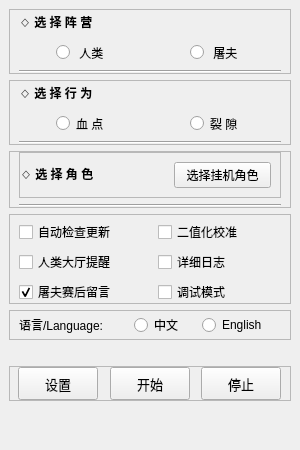
<?xml version="1.0" encoding="UTF-8"?>
<ui version="4.0">
 <class>MainWindow</class>
 <widget class="QMainWindow" name="MainWindow">
  <property name="geometry">
   <rect>
    <x>0</x>
    <y>0</y>
    <width>300</width>
    <height>450</height>
   </rect>
  </property>
  <property name="sizePolicy">
   <sizepolicy hsizetype="Expanding" vsizetype="Expanding">
    <horstretch>0</horstretch>
    <verstretch>0</verstretch>
   </sizepolicy>
  </property>
  <property name="minimumSize">
   <size>
    <width>300</width>
    <height>450</height>
   </size>
  </property>
  <property name="maximumSize">
   <size>
    <width>16777215</width>
    <height>16777215</height>
   </size>
  </property>
  <property name="windowTitle">
   <string>DBD_AFK_TOOL Pro</string>
  </property>
  <property name="styleSheet">
   <string notr="true"/>
  </property>
  <widget class="QWidget" name="centralwidget">
   <property name="sizePolicy">
    <sizepolicy hsizetype="Expanding" vsizetype="Expanding">
     <horstretch>0</horstretch>
     <verstretch>0</verstretch>
    </sizepolicy>
   </property>
   <property name="styleSheet">
    <string notr="true"/>
   </property>
   <layout class="QVBoxLayout" name="verticalLayout">
    <property name="bottomMargin">
     <number>0</number>
    </property>
    <item alignment="Qt::AlignTop">
     <widget class="QFrame" name="frame_2">
      <property name="sizePolicy">
       <sizepolicy hsizetype="Expanding" vsizetype="Fixed">
        <horstretch>0</horstretch>
        <verstretch>0</verstretch>
       </sizepolicy>
      </property>
      <property name="minimumSize">
       <size>
        <width>0</width>
        <height>60</height>
       </size>
      </property>
      <property name="maximumSize">
       <size>
        <width>16777215</width>
        <height>16777215</height>
       </size>
      </property>
      <property name="styleSheet">
       <string notr="true"/>
      </property>
      <property name="frameShape">
       <enum>QFrame::StyledPanel</enum>
      </property>
      <property name="frameShadow">
       <enum>QFrame::Raised</enum>
      </property>
      <layout class="QGridLayout" name="gridLayout">
       <property name="topMargin">
        <number>0</number>
       </property>
       <property name="bottomMargin">
        <number>0</number>
       </property>
       <item row="0" column="0" alignment="Qt::AlignLeft|Qt::AlignTop">
        <widget class="QLabel" name="lb_camp">
         <property name="sizePolicy">
          <sizepolicy hsizetype="Expanding" vsizetype="Expanding">
           <horstretch>0</horstretch>
           <verstretch>0</verstretch>
          </sizepolicy>
         </property>
         <property name="minimumSize">
          <size>
           <width>0</width>
           <height>25</height>
          </size>
         </property>
         <property name="maximumSize">
          <size>
           <width>16777215</width>
           <height>16777215</height>
          </size>
         </property>
         <property name="whatsThis">
          <string>&lt;html&gt;&lt;head/&gt;&lt;body&gt;&lt;p&gt;&lt;br/&gt;&lt;/p&gt;&lt;/body&gt;&lt;/html&gt;</string>
         </property>
         <property name="text">
          <string>&lt;html&gt;&lt;head/&gt;&lt;body&gt;&lt;p&gt;&lt;span style=&quot; font-weight:600;&quot;&gt;◇ 选 择 阵 营&lt;/span&gt;&lt;/p&gt;&lt;/body&gt;&lt;/html&gt;</string>
         </property>
        </widget>
       </item>
       <item row="1" column="0" alignment="Qt::AlignHCenter|Qt::AlignVCenter">
        <widget class="QRadioButton" name="rb_survivor">
         <property name="sizePolicy">
          <sizepolicy hsizetype="Expanding" vsizetype="Expanding">
           <horstretch>0</horstretch>
           <verstretch>0</verstretch>
          </sizepolicy>
         </property>
         <property name="minimumSize">
          <size>
           <width>0</width>
           <height>20</height>
          </size>
         </property>
         <property name="maximumSize">
          <size>
           <width>16777215</width>
           <height>16777215</height>
          </size>
         </property>
         <property name="text">
          <string> 人类</string>
         </property>
        </widget>
       </item>
       <item row="1" column="1" alignment="Qt::AlignHCenter|Qt::AlignVCenter">
        <widget class="QRadioButton" name="rb_killer">
         <property name="sizePolicy">
          <sizepolicy hsizetype="Expanding" vsizetype="Expanding">
           <horstretch>0</horstretch>
           <verstretch>0</verstretch>
          </sizepolicy>
         </property>
         <property name="minimumSize">
          <size>
           <width>0</width>
           <height>20</height>
          </size>
         </property>
         <property name="maximumSize">
          <size>
           <width>16777215</width>
           <height>16777215</height>
          </size>
         </property>
         <property name="text">
          <string> 屠夫</string>
         </property>
        </widget>
       </item>
       <item row="3" column="0" colspan="2">
        <widget class="Line" name="line">
         <property name="sizePolicy">
          <sizepolicy hsizetype="Expanding" vsizetype="Expanding">
           <horstretch>0</horstretch>
           <verstretch>0</verstretch>
          </sizepolicy>
         </property>
         <property name="orientation">
          <enum>Qt::Horizontal</enum>
         </property>
        </widget>
       </item>
      </layout>
     </widget>
    </item>
    <item alignment="Qt::AlignTop">
     <widget class="QFrame" name="frame_3">
      <property name="sizePolicy">
       <sizepolicy hsizetype="Expanding" vsizetype="Fixed">
        <horstretch>0</horstretch>
        <verstretch>0</verstretch>
       </sizepolicy>
      </property>
      <property name="minimumSize">
       <size>
        <width>0</width>
        <height>60</height>
       </size>
      </property>
      <property name="maximumSize">
       <size>
        <width>16777215</width>
        <height>16777215</height>
       </size>
      </property>
      <property name="styleSheet">
       <string notr="true"/>
      </property>
      <property name="frameShape">
       <enum>QFrame::StyledPanel</enum>
      </property>
      <property name="frameShadow">
       <enum>QFrame::Raised</enum>
      </property>
      <layout class="QGridLayout" name="gridLayout_2">
       <property name="topMargin">
        <number>0</number>
       </property>
       <property name="bottomMargin">
        <number>0</number>
       </property>
       <item row="0" column="0" alignment="Qt::AlignLeft|Qt::AlignTop">
        <widget class="QLabel" name="lb_action_mode">
         <property name="sizePolicy">
          <sizepolicy hsizetype="Expanding" vsizetype="Expanding">
           <horstretch>0</horstretch>
           <verstretch>0</verstretch>
          </sizepolicy>
         </property>
         <property name="minimumSize">
          <size>
           <width>0</width>
           <height>25</height>
          </size>
         </property>
         <property name="text">
          <string>&lt;html&gt;&lt;head/&gt;&lt;body&gt;&lt;p&gt;&lt;span style=&quot; font-weight:600;&quot;&gt;◇ 选 择 行 为&lt;/span&gt;&lt;/p&gt;&lt;/body&gt;&lt;/html&gt;</string>
         </property>
        </widget>
       </item>
       <item row="1" column="1" alignment="Qt::AlignHCenter|Qt::AlignVCenter">
        <widget class="QRadioButton" name="rb_random_mode">
         <property name="sizePolicy">
          <sizepolicy hsizetype="Expanding" vsizetype="Expanding">
           <horstretch>0</horstretch>
           <verstretch>0</verstretch>
          </sizepolicy>
         </property>
         <property name="minimumSize">
          <size>
           <width>0</width>
           <height>20</height>
          </size>
         </property>
         <property name="styleSheet">
          <string notr="true"/>
         </property>
         <property name="text">
          <string>裂 隙</string>
         </property>
        </widget>
       </item>
       <item row="2" column="0" colspan="2">
        <widget class="Line" name="line_2">
         <property name="sizePolicy">
          <sizepolicy hsizetype="Expanding" vsizetype="Expanding">
           <horstretch>0</horstretch>
           <verstretch>0</verstretch>
          </sizepolicy>
         </property>
         <property name="orientation">
          <enum>Qt::Horizontal</enum>
         </property>
        </widget>
       </item>
       <item row="1" column="0" alignment="Qt::AlignHCenter|Qt::AlignVCenter">
        <widget class="QRadioButton" name="rb_fixed_mode">
         <property name="sizePolicy">
          <sizepolicy hsizetype="Expanding" vsizetype="Expanding">
           <horstretch>0</horstretch>
           <verstretch>0</verstretch>
          </sizepolicy>
         </property>
         <property name="minimumSize">
          <size>
           <width>0</width>
           <height>20</height>
          </size>
         </property>
         <property name="text">
          <string>血 点</string>
         </property>
        </widget>
       </item>
      </layout>
     </widget>
    </item>
    <item alignment="Qt::AlignTop">
     <widget class="QFrame" name="frame_4">
      <property name="sizePolicy">
       <sizepolicy hsizetype="Expanding" vsizetype="Fixed">
        <horstretch>0</horstretch>
        <verstretch>0</verstretch>
       </sizepolicy>
      </property>
      <property name="minimumSize">
       <size>
        <width>0</width>
        <height>30</height>
       </size>
      </property>
      <property name="maximumSize">
       <size>
        <width>16777215</width>
        <height>16777215</height>
       </size>
      </property>
      <property name="styleSheet">
       <string notr="true"/>
      </property>
      <property name="frameShape">
       <enum>QFrame::StyledPanel</enum>
      </property>
      <property name="frameShadow">
       <enum>QFrame::Raised</enum>
      </property>
      <layout class="QVBoxLayout" name="verticalLayout_2">
       <property name="topMargin">
        <number>0</number>
       </property>
       <property name="bottomMargin">
        <number>0</number>
       </property>
       <item>
        <widget class="QFrame" name="frame_6">
         <property name="sizePolicy">
          <sizepolicy hsizetype="Expanding" vsizetype="Fixed">
           <horstretch>0</horstretch>
           <verstretch>0</verstretch>
          </sizepolicy>
         </property>
         <property name="frameShape">
          <enum>QFrame::StyledPanel</enum>
         </property>
         <property name="frameShadow">
          <enum>QFrame::Raised</enum>
         </property>
         <layout class="QHBoxLayout" name="horizontalLayout_2">
          <property name="leftMargin">
           <number>0</number>
          </property>
          <property name="rightMargin">
           <number>9</number>
          </property>
          <item>
           <widget class="QLabel" name="lb_select_charactor">
            <property name="sizePolicy">
             <sizepolicy hsizetype="Expanding" vsizetype="Expanding">
              <horstretch>0</horstretch>
              <verstretch>0</verstretch>
             </sizepolicy>
            </property>
            <property name="minimumSize">
             <size>
              <width>0</width>
              <height>25</height>
             </size>
            </property>
            <property name="text">
             <string>&lt;html&gt;&lt;head/&gt;&lt;body&gt;&lt;p&gt;&lt;span style=&quot; font-weight:600;&quot;&gt;◇ 选 择 角 色&lt;/span&gt;&lt;/p&gt;&lt;/body&gt;&lt;/html&gt;</string>
            </property>
           </widget>
          </item>
          <item>
           <spacer name="horizontalSpacer">
            <property name="orientation">
             <enum>Qt::Horizontal</enum>
            </property>
            <property name="sizeType">
             <enum>QSizePolicy::Preferred</enum>
            </property>
            <property name="sizeHint" stdset="0">
             <size>
              <width>50</width>
              <height>10</height>
             </size>
            </property>
           </spacer>
          </item>
          <item>
           <widget class="QPushButton" name="pb_select_cfg">
            <property name="sizePolicy">
             <sizepolicy hsizetype="Expanding" vsizetype="Expanding">
              <horstretch>0</horstretch>
              <verstretch>0</verstretch>
             </sizepolicy>
            </property>
            <property name="minimumSize">
             <size>
              <width>0</width>
              <height>0</height>
             </size>
            </property>
            <property name="maximumSize">
             <size>
              <width>16777215</width>
              <height>16777215</height>
             </size>
            </property>
            <property name="font">
             <font>
              <pointsize>9</pointsize>
             </font>
            </property>
            <property name="styleSheet">
             <string notr="true"/>
            </property>
            <property name="text">
             <string>选择挂机角色</string>
            </property>
            <property name="icon">
             <iconset resource="../pictures.qrc">
              <normaloff>:/mainwindow/picture/choose.gif</normaloff>:/mainwindow/picture/choose.gif</iconset>
            </property>
            <property name="iconSize">
             <size>
              <width>20</width>
              <height>20</height>
             </size>
            </property>
           </widget>
          </item>
         </layout>
        </widget>
       </item>
       <item>
        <widget class="Line" name="line_3">
         <property name="orientation">
          <enum>Qt::Horizontal</enum>
         </property>
        </widget>
       </item>
      </layout>
     </widget>
    </item>
    <item>
     <widget class="QFrame" name="frame_5">
      <property name="sizePolicy">
       <sizepolicy hsizetype="Expanding" vsizetype="Fixed">
        <horstretch>0</horstretch>
        <verstretch>0</verstretch>
       </sizepolicy>
      </property>
      <property name="minimumSize">
       <size>
        <width>0</width>
        <height>75</height>
       </size>
      </property>
      <property name="maximumSize">
       <size>
        <width>16777215</width>
        <height>16777215</height>
       </size>
      </property>
      <property name="styleSheet">
       <string notr="true"/>
      </property>
      <property name="frameShape">
       <enum>QFrame::StyledPanel</enum>
      </property>
      <property name="frameShadow">
       <enum>QFrame::Raised</enum>
      </property>
      <layout class="QGridLayout" name="gridLayout_4">
       <property name="leftMargin">
        <number>9</number>
       </property>
       <property name="topMargin">
        <number>5</number>
       </property>
       <property name="rightMargin">
        <number>0</number>
       </property>
       <property name="bottomMargin">
        <number>0</number>
       </property>
       <item row="3" column="0">
        <widget class="QCheckBox" name="cb_killer_do">
         <property name="enabled">
          <bool>true</bool>
         </property>
         <property name="text">
          <string>屠夫赛后留言</string>
         </property>
         <property name="checkable">
          <bool>true</bool>
         </property>
         <property name="checked">
          <bool>true</bool>
         </property>
        </widget>
       </item>
       <item row="1" column="1">
        <widget class="QCheckBox" name="cb_detailed_log">
         <property name="cursor">
          <cursorShape>WhatsThisCursor</cursorShape>
         </property>
         <property name="toolTip">
          <string>&lt;html&gt;&lt;head/&gt;&lt;body&gt;&lt;p&gt;勾选之后会输出更详细的日志信息&lt;/p&gt;&lt;/body&gt;&lt;/html&gt;</string>
         </property>
         <property name="text">
          <string>详细日志</string>
         </property>
        </widget>
       </item>
       <item row="3" column="1">
        <widget class="QCheckBox" name="cb_debug">
         <property name="cursor">
          <cursorShape>WhatsThisCursor</cursorShape>
         </property>
         <property name="toolTip">
          <string>&lt;html&gt;&lt;head/&gt;&lt;body&gt;&lt;p&gt;只能在自定义游戏中使用此模式&lt;/p&gt;&lt;/body&gt;&lt;/html&gt;</string>
         </property>
         <property name="text">
          <string>调试模式</string>
         </property>
        </widget>
       </item>
       <item row="0" column="0">
        <widget class="QCheckBox" name="cb_autocheck">
         <property name="text">
          <string>自动检查更新</string>
         </property>
        </widget>
       </item>
       <item row="0" column="1">
        <widget class="QCheckBox" name="cb_bvinit">
         <property name="cursor">
          <cursorShape>WhatsThisCursor</cursorShape>
         </property>
         <property name="toolTip">
          <string>&lt;html&gt;&lt;head/&gt;&lt;body&gt;&lt;p&gt;&lt;span style=&quot; font-family:'宋体';&quot;&gt;使用滤镜时,可以选择此功能.重置并校正二值化阈值，提升识别速度&lt;/span&gt;&lt;/p&gt;&lt;/body&gt;&lt;/html&gt;</string>
         </property>
         <property name="text">
          <string>二值化校准</string>
         </property>
        </widget>
       </item>
       <item row="1" column="0">
        <widget class="QCheckBox" name="cb_survivor_do">
         <property name="enabled">
          <bool>true</bool>
         </property>
         <property name="text">
          <string>人类大厅提醒</string>
         </property>
        </widget>
       </item>
      </layout>
     </widget>
    </item>
    <item>
     <widget class="QFrame" name="frame_7">
      <property name="sizePolicy">
       <sizepolicy hsizetype="Expanding" vsizetype="Fixed">
        <horstretch>0</horstretch>
        <verstretch>0</verstretch>
       </sizepolicy>
      </property>
      <property name="minimumSize">
       <size>
        <width>0</width>
        <height>30</height>
       </size>
      </property>
      <property name="maximumSize">
       <size>
        <width>16777215</width>
        <height>16777215</height>
       </size>
      </property>
      <property name="styleSheet">
       <string notr="true"/>
      </property>
      <property name="frameShape">
       <enum>QFrame::StyledPanel</enum>
      </property>
      <property name="frameShadow">
       <enum>QFrame::Raised</enum>
      </property>
      <layout class="QHBoxLayout" name="horizontalLayout">
       <property name="topMargin">
        <number>0</number>
       </property>
       <property name="bottomMargin">
        <number>0</number>
       </property>
       <item>
        <widget class="QLabel" name="lb_language">
         <property name="text">
          <string>语言/Language:</string>
         </property>
        </widget>
       </item>
       <item>
        <spacer name="horizontalSpacer_2">
         <property name="orientation">
          <enum>Qt::Horizontal</enum>
         </property>
         <property name="sizeHint" stdset="0">
          <size>
           <width>40</width>
           <height>20</height>
          </size>
         </property>
        </spacer>
       </item>
       <item alignment="Qt::AlignRight|Qt::AlignVCenter">
        <widget class="QRadioButton" name="rb_chinese">
         <property name="text">
          <string>中文</string>
         </property>
        </widget>
       </item>
       <item>
        <spacer name="horizontalSpacer_3">
         <property name="orientation">
          <enum>Qt::Horizontal</enum>
         </property>
         <property name="sizeHint" stdset="0">
          <size>
           <width>30</width>
           <height>20</height>
          </size>
         </property>
        </spacer>
       </item>
       <item alignment="Qt::AlignRight|Qt::AlignVCenter">
        <widget class="QRadioButton" name="rb_english">
         <property name="text">
          <string>English</string>
         </property>
        </widget>
       </item>
       <item>
        <spacer name="horizontalSpacer_4">
         <property name="orientation">
          <enum>Qt::Horizontal</enum>
         </property>
         <property name="sizeHint" stdset="0">
          <size>
           <width>30</width>
           <height>20</height>
          </size>
         </property>
        </spacer>
       </item>
      </layout>
     </widget>
    </item>
    <item>
     <spacer name="verticalSpacer_2">
      <property name="orientation">
       <enum>Qt::Vertical</enum>
      </property>
      <property name="sizeType">
       <enum>QSizePolicy::Fixed</enum>
      </property>
      <property name="sizeHint" stdset="0">
       <size>
        <width>20</width>
        <height>20</height>
       </size>
      </property>
     </spacer>
    </item>
    <item>
     <widget class="QFrame" name="frame">
      <property name="sizePolicy">
       <sizepolicy hsizetype="Expanding" vsizetype="Fixed">
        <horstretch>0</horstretch>
        <verstretch>0</verstretch>
       </sizepolicy>
      </property>
      <property name="minimumSize">
       <size>
        <width>0</width>
        <height>35</height>
       </size>
      </property>
      <property name="maximumSize">
       <size>
        <width>16777215</width>
        <height>16777215</height>
       </size>
      </property>
      <property name="frameShape">
       <enum>QFrame::StyledPanel</enum>
      </property>
      <property name="frameShadow">
       <enum>QFrame::Raised</enum>
      </property>
      <layout class="QGridLayout" name="gridLayout_5">
       <property name="leftMargin">
        <number>5</number>
       </property>
       <property name="topMargin">
        <number>0</number>
       </property>
       <property name="rightMargin">
        <number>5</number>
       </property>
       <property name="bottomMargin">
        <number>0</number>
       </property>
       <property name="horizontalSpacing">
        <number>4</number>
       </property>
       <property name="verticalSpacing">
        <number>0</number>
       </property>
       <item row="1" column="2" alignment="Qt::AlignHCenter">
        <widget class="QPushButton" name="pb_stop">
         <property name="sizePolicy">
          <sizepolicy hsizetype="Expanding" vsizetype="Expanding">
           <horstretch>0</horstretch>
           <verstretch>0</verstretch>
          </sizepolicy>
         </property>
         <property name="minimumSize">
          <size>
           <width>25</width>
           <height>25</height>
          </size>
         </property>
         <property name="maximumSize">
          <size>
           <width>16777215</width>
           <height>16777215</height>
          </size>
         </property>
         <property name="font">
          <font>
           <pointsize>10</pointsize>
          </font>
         </property>
         <property name="styleSheet">
          <string notr="true"/>
         </property>
         <property name="text">
          <string>停止</string>
         </property>
         <property name="icon">
          <iconset resource="../pictures.qrc">
           <normaloff>:/stop/picture/shutdown.gif</normaloff>:/stop/picture/shutdown.gif</iconset>
         </property>
         <property name="iconSize">
          <size>
           <width>20</width>
           <height>20</height>
          </size>
         </property>
        </widget>
       </item>
       <item row="1" column="1" alignment="Qt::AlignHCenter">
        <widget class="QPushButton" name="pb_start">
         <property name="sizePolicy">
          <sizepolicy hsizetype="Expanding" vsizetype="Expanding">
           <horstretch>0</horstretch>
           <verstretch>0</verstretch>
          </sizepolicy>
         </property>
         <property name="minimumSize">
          <size>
           <width>25</width>
           <height>25</height>
          </size>
         </property>
         <property name="maximumSize">
          <size>
           <width>16777215</width>
           <height>16777215</height>
          </size>
         </property>
         <property name="font">
          <font>
           <pointsize>10</pointsize>
          </font>
         </property>
         <property name="styleSheet">
          <string notr="true"/>
         </property>
         <property name="text">
          <string>开始</string>
         </property>
         <property name="icon">
          <iconset resource="../pictures.qrc">
           <normaloff>:/start/picture/circled-play.gif</normaloff>:/start/picture/circled-play.gif</iconset>
         </property>
         <property name="iconSize">
          <size>
           <width>20</width>
           <height>20</height>
          </size>
         </property>
        </widget>
       </item>
       <item row="1" column="0" alignment="Qt::AlignHCenter">
        <widget class="QPushButton" name="pb_setting">
         <property name="sizePolicy">
          <sizepolicy hsizetype="Expanding" vsizetype="Expanding">
           <horstretch>0</horstretch>
           <verstretch>0</verstretch>
          </sizepolicy>
         </property>
         <property name="minimumSize">
          <size>
           <width>25</width>
           <height>25</height>
          </size>
         </property>
         <property name="maximumSize">
          <size>
           <width>16777215</width>
           <height>16777215</height>
          </size>
         </property>
         <property name="font">
          <font>
           <pointsize>10</pointsize>
          </font>
         </property>
         <property name="cursor">
          <cursorShape>PointingHandCursor</cursorShape>
         </property>
         <property name="styleSheet">
          <string notr="true"/>
         </property>
         <property name="text">
          <string>设置</string>
         </property>
         <property name="icon">
          <iconset resource="../pictures.qrc">
           <normaloff>:/setting/picture/settings.gif</normaloff>:/setting/picture/settings.gif</iconset>
         </property>
         <property name="iconSize">
          <size>
           <width>20</width>
           <height>20</height>
          </size>
         </property>
        </widget>
       </item>
      </layout>
     </widget>
    </item>
    <item>
     <spacer name="verticalSpacer_3">
      <property name="orientation">
       <enum>Qt::Vertical</enum>
      </property>
      <property name="sizeHint" stdset="0">
       <size>
        <width>20</width>
        <height>50</height>
       </size>
      </property>
     </spacer>
    </item>
   </layout>
  </widget>
  <action name="action">
   <property name="text">
    <string>高级选项</string>
   </property>
   <property name="toolTip">
    <string>高级选项</string>
   </property>
  </action>
 </widget>
 <resources>
  <include location="../pictures.qrc"/>
 </resources>
 <connections>
  <connection>
   <sender>rb_survivor</sender>
   <signal>clicked(bool)</signal>
   <receiver>cb_survivor_do</receiver>
   <slot>setEnabled(bool)</slot>
   <hints>
    <hint type="sourcelabel">
     <x>121</x>
     <y>75</y>
    </hint>
    <hint type="destinationlabel">
     <x>85</x>
     <y>322</y>
    </hint>
   </hints>
  </connection>
  <connection>
   <sender>rb_killer</sender>
   <signal>clicked(bool)</signal>
   <receiver>cb_survivor_do</receiver>
   <slot>setDisabled(bool)</slot>
   <hints>
    <hint type="sourcelabel">
     <x>280</x>
     <y>75</y>
    </hint>
    <hint type="destinationlabel">
     <x>145</x>
     <y>322</y>
    </hint>
   </hints>
  </connection>
  <connection>
   <sender>rb_survivor</sender>
   <signal>clicked(bool)</signal>
   <receiver>rb_fixed_mode</receiver>
   <slot>setDisabled(bool)</slot>
   <hints>
    <hint type="sourcelabel">
     <x>76</x>
     <y>52</y>
    </hint>
    <hint type="destinationlabel">
     <x>121</x>
     <y>158</y>
    </hint>
   </hints>
  </connection>
  <connection>
   <sender>rb_survivor</sender>
   <signal>clicked(bool)</signal>
   <receiver>pb_select_cfg</receiver>
   <slot>setDisabled(bool)</slot>
   <hints>
    <hint type="sourcelabel">
     <x>96</x>
     <y>46</y>
    </hint>
    <hint type="destinationlabel">
     <x>293</x>
     <y>234</y>
    </hint>
   </hints>
  </connection>
  <connection>
   <sender>rb_survivor</sender>
   <signal>clicked(bool)</signal>
   <receiver>rb_random_mode</receiver>
   <slot>setDisabled(bool)</slot>
   <hints>
    <hint type="sourcelabel">
     <x>121</x>
     <y>75</y>
    </hint>
    <hint type="destinationlabel">
     <x>280</x>
     <y>158</y>
    </hint>
   </hints>
  </connection>
  <connection>
   <sender>rb_killer</sender>
   <signal>clicked(bool)</signal>
   <receiver>rb_fixed_mode</receiver>
   <slot>setEnabled(bool)</slot>
   <hints>
    <hint type="sourcelabel">
     <x>244</x>
     <y>46</y>
    </hint>
    <hint type="destinationlabel">
     <x>121</x>
     <y>158</y>
    </hint>
   </hints>
  </connection>
  <connection>
   <sender>rb_killer</sender>
   <signal>clicked(bool)</signal>
   <receiver>rb_random_mode</receiver>
   <slot>setEnabled(bool)</slot>
   <hints>
    <hint type="sourcelabel">
     <x>236</x>
     <y>50</y>
    </hint>
    <hint type="destinationlabel">
     <x>280</x>
     <y>158</y>
    </hint>
   </hints>
  </connection>
  <connection>
   <sender>rb_killer</sender>
   <signal>clicked(bool)</signal>
   <receiver>pb_select_cfg</receiver>
   <slot>setEnabled(bool)</slot>
   <hints>
    <hint type="sourcelabel">
     <x>232</x>
     <y>48</y>
    </hint>
    <hint type="destinationlabel">
     <x>293</x>
     <y>234</y>
    </hint>
   </hints>
  </connection>
  <connection>
   <sender>rb_random_mode</sender>
   <signal>clicked(bool)</signal>
   <receiver>pb_select_cfg</receiver>
   <slot>setEnabled(bool)</slot>
   <hints>
    <hint type="sourcelabel">
     <x>280</x>
     <y>158</y>
    </hint>
    <hint type="destinationlabel">
     <x>293</x>
     <y>234</y>
    </hint>
   </hints>
  </connection>
  <connection>
   <sender>rb_fixed_mode</sender>
   <signal>clicked(bool)</signal>
   <receiver>pb_select_cfg</receiver>
   <slot>setEnabled(bool)</slot>
   <hints>
    <hint type="sourcelabel">
     <x>121</x>
     <y>158</y>
    </hint>
    <hint type="destinationlabel">
     <x>293</x>
     <y>234</y>
    </hint>
   </hints>
  </connection>
  <connection>
   <sender>rb_survivor</sender>
   <signal>clicked(bool)</signal>
   <receiver>cb_killer_do</receiver>
   <slot>setDisabled(bool)</slot>
   <hints>
    <hint type="sourcelabel">
     <x>69</x>
     <y>48</y>
    </hint>
    <hint type="destinationlabel">
     <x>109</x>
     <y>336</y>
    </hint>
   </hints>
  </connection>
  <connection>
   <sender>rb_killer</sender>
   <signal>clicked(bool)</signal>
   <receiver>cb_killer_do</receiver>
   <slot>setEnabled(bool)</slot>
   <hints>
    <hint type="sourcelabel">
     <x>280</x>
     <y>75</y>
    </hint>
    <hint type="destinationlabel">
     <x>131</x>
     <y>336</y>
    </hint>
   </hints>
  </connection>
 </connections>
</ui>
